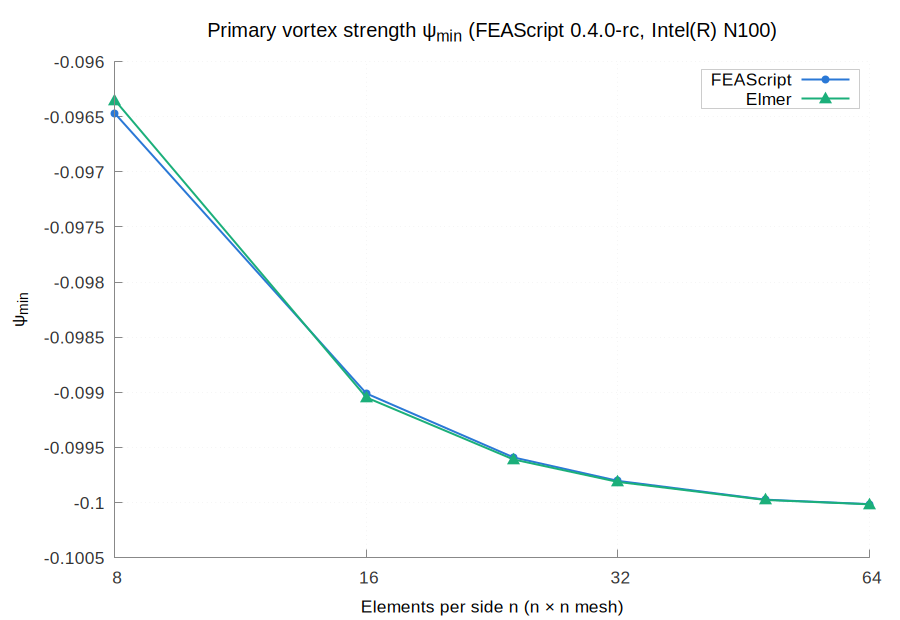

Recreate this plot in gnuplot.
set terminal pngcairo size 900,620 font 'Arial,13'
set border 3 lc rgb '#888888'; set tics nomirror tc rgb '#333333'
set grid lc rgb '#e6e6e6' lw 1; set key top left box lc rgb '#cccccc' opaque
set output 'psi_min.png'
set title 'Primary vortex strength ψ_{min} (FEAScript 0.4.0-rc, Intel(R) N100)' font 'Arial,15'
set logscale x 2; set xlabel 'Elements per side n (n × n mesh)'; set ylabel 'ψ_{min}'
set key top right
plot 'psi_FEAScript_sparse_LU.dat' u 1:2 w lp lw 2 pt 7 ps 1.0 lc rgb '#2a78d6' t 'FEAScript', \
     'psi_Elmer_UMFPACK.dat' u 1:2 w lp lw 2 pt 9 ps 1.6 lc rgb '#1baf7a' t 'Elmer'
